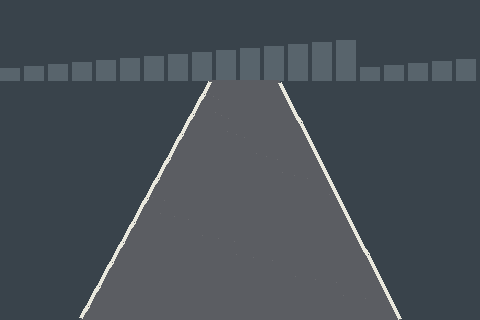
#> input picture Perception/data/city/lane/clear/000.png, 480 x 320 px; the run also reads 2 pictures not shown here
$ jupyter execute --allow-errors Q1_Lane_Detection.ipynb
#> lines starting #> are read from the running program, lines starting #| are printed output that depends on the picture; after the words box and inside, x2 and y2 are one past the last pixel; in counts of white or black regions, pixels touching at a corner belong together
# Perception Question 1 — The Road Disappears

The aim of this task is to estimate the horizontal coordinate of the
lane centre at two image rows:

- Near row: v = 260
- Far row: v = 170

The three supplied sequences are:

1. clear
2. shadow
3. missing

I first build a simple baseline and run it unchanged on all 72 frames.
I then inspect its failures and make one revision to improve its behaviour
while also returning a confidence value.

[cell 1]
import cv2
import numpy as np
import pandas as pd
import matplotlib.pyplot as plt
import os

## A. Looking at the images before coding

Before designing the detector, I inspected one frame from each sequence.

The clear sequence shows two strong bright lane boundaries.

In the shadow sequence, part of one boundary becomes difficult to see
because the road intensity changes strongly.

In the missing sequence, one real boundary disappears while another
bright line inside the road can look like a valid lane boundary.

This means that using only a white-pixel threshold may work on clear
frames but can fail when visual evidence is incomplete or misleading.

[cell 2]
paths = [
    "data/city/lane/clear/000.png",
    "data/city/lane/shadow/008.png",
    "data/city/lane/missing/000.png"
]

titles = ["Clear", "Shadow", "Missing boundary"]

plt.figure(figsize=(15, 5))

for i in range(3):
    img = cv2.imread(paths[i])
#> img is the input picture: shape (320, 480, 3); mean B, G, R 85.8, 78.9, 71.3
    img = cv2.cvtColor(img, cv2.COLOR_BGR2RGB)

    plt.subplot(1, 3, i + 1)
    plt.imshow(img)

    plt.axhline(260, linestyle="--")
    plt.axhline(170, linestyle="--")

    plt.title(titles[i])
    plt.axis("off")

plt.tight_layout()
plt.show()
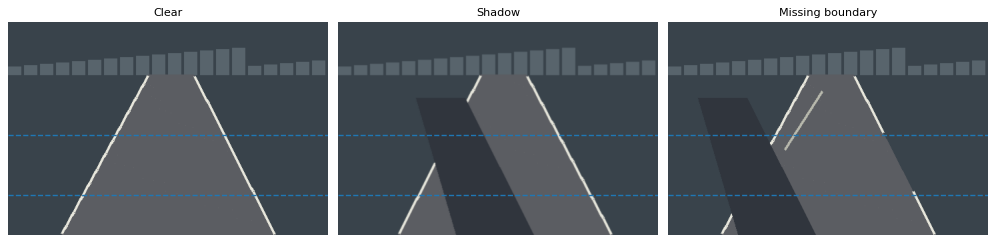
#> figure drawn by matplotlib, 3 panels

## B. Baseline lane-centre detector

I started with a simple brightness-based method.

At each required row, I use a small horizontal strip of 5 pixels instead of a single row. This makes the detector slightly less sensitive to one-pixel variations.

The steps are:

1. Convert the image to grayscale.
2. Look at a small strip around the required row.
3. Keep pixels brighter than a fixed threshold.
4. Group neighbouring bright pixels into candidate lane markings.
5. If two boundaries are available, estimate the lane centre as

\[
u_c = \frac{u_L + u_R}{2}
\]

If fewer than two reliable boundaries are found, the estimate is returned as unknown.

This baseline deliberately uses only local brightness information. It does not yet use previous frames or expected lane width.

[cell 3]
def find_lane_center(gray, y, threshold=180):

    # take a small horizontal strip around the required row
#> called with y = 260, threshold = 180
    strip = gray[y-2:y+3, :]

    # brightness profile along horizontal direction
    profile = np.max(strip, axis=0)
#> profile = 480 values, max 231 at index 109, min 65 at index 0, mean 84.22

    # locations that are bright enough to be lane markings
    bright_x = np.where(profile > threshold)[0]
#> bright_x = [109, 110, 111, 112, 113, 114, 115, 368, 369, 370, 371, 372, 373]

    if len(bright_x) == 0:
        return None, []

    # group neighbouring bright pixels
    groups = []

    start = bright_x[0]
#> start = 109
    previous = bright_x[0]
#> previous = 109

    for x in bright_x[1:]:

        if x == previous + 1:
            previous = x

        else:
            groups.append((start, previous))
            start = x
            previous = x
#> this loop made 12 passes
#> (x, start, previous) on pass 7: (368, 368, 368)
#> after the loop, groups = [(109, 115)]

    groups.append((start, previous))

    # centre position of each detected bright line
    centers = []

    for start, end in groups:

        # ignore very tiny detections
        if end - start + 1 >= 2:

            center = float((start + end) / 2)

            # ignore detections very close to image edges
            if 60 < center < 420:
                centers.append(center)
#> this loop made 2 passes
#> (start, end, center) on passes 1 to 2: (109, 115, 112), (368, 373, 370.5)
#> after the loop, centers = [112, 370.5]

    # baseline requires two boundaries
    if len(centers) < 2:
        return None, centers

    left_boundary = centers[0]
#> left_boundary = 112
    right_boundary = centers[-1]
#> right_boundary = 370.5

    lane_center = (left_boundary + right_boundary) / 2
#> lane_center = 241.2

    return lane_center, centers

[cell 4]
test_paths = [
    "data/city/lane/clear/000.png",
    "data/city/lane/shadow/008.png",
    "data/city/lane/missing/000.png"
]

test_names = ["Clear", "Shadow", "Missing"]

near_y = 260
far_y = 170

for name, path in zip(test_names, test_paths):

    img = cv2.imread(path)
    gray = cv2.cvtColor(img, cv2.COLOR_BGR2GRAY)

    near_center, near_lines = find_lane_center(gray, near_y)
#> near_center = 241.2; near_lines = [112, 370.5]
    far_center, far_lines = find_lane_center(gray, far_y)
#> the loop in find_lane_center (call 2), `for x in bright_x[1:]: ` made 11 passes
#> (x, start, previous) on pass 6: (322, 322, 322)
#> the loop in find_lane_center (call 2), `for start, end in groups:` made 2 passes
#> (start, end, center) on passes 1 to 2: (159, 164, 161.5), (322, 327, 324.5)
#> far_center = 243; far_lines = [161.5, 324.5]

    print(name)
    print("Near detected lines:", near_lines)
#| Near detected lines: [112.0, 370.5]
    print("Near centre:", near_center)
#| Near centre: 241.25

    print("Far detected lines:", far_lines)
#| Far detected lines: [161.5, 324.5]
    print("Far centre:", far_center)
#| Far centre: 243.0

    print()

### Initial observations

The baseline works well on the clear frame because both road boundaries are bright and visible.

In the shadow frame, the near-row estimate is still available, but one boundary disappears at the far row. Since the baseline requires two boundaries, it returns `unknown`.

The missing-boundary frame shows a more serious failure. At the far row, the detector finds the real left boundary and a bright seam inside the road. It treats the seam as the second road boundary and therefore produces an incorrect lane-centre estimate.

This shows an important difference between two failure modes:

- returning `unknown` when evidence is insufficient;
- returning a confident-looking but incorrect value because the wrong visual feature was selected.

The second case is more dangerous for a controller because the numerical output appears valid.

## C. Running the baseline on all 72 frames

The same baseline is now applied without changing its threshold or logic to all 24 frames in each of the three sequences:

- clear
- shadow
- missing

For every frame, I store the near-row and far-row lane-centre estimates.

A missing value means that the detector did not find enough evidence to estimate the centre.

[cell 5]
sequences = ["clear", "shadow", "missing"]

results = []

os.makedirs("outputs/q1", exist_ok=True)

for sequence in sequences:

    folder = "data/city/lane/" + sequence
    files = sorted(os.listdir(folder))

    for file in files:

        if not file.endswith(".png"):
            continue

        path = folder + "/" + file

        img = cv2.imread(path)
        gray = cv2.cvtColor(img, cv2.COLOR_BGR2GRAY)

        near_center, near_lines = find_lane_center(gray, near_y)
#> near_center = 241.2; near_lines = [112, 370.5]
        far_center, far_lines = find_lane_center(gray, far_y)
#> far_center = 243; far_lines = [161.5, 324.5]

        results.append({
            "sequence": sequence,
            "frame": file,
            "near_center": near_center,
            "far_center": far_center,
            "near_lines_found": len(near_lines),
            "far_lines_found": len(far_lines)
        })


baseline_df = pd.DataFrame(results)

baseline_df

[cell 6]
print("Total frames:", len(baseline_df))

baseline_df.to_csv(
    "outputs/q1/baseline_predictions.csv",
    index=False
)

print("Baseline predictions saved.")

[cell 7]
summary = []

for sequence in sequences:

    temp = baseline_df[baseline_df["sequence"] == sequence]

    near_unknown = temp["near_center"].isna().sum()
    far_unknown = temp["far_center"].isna().sum()

    summary.append({
        "sequence": sequence,
        "frames": len(temp),
        "near_unknown": near_unknown,
        "far_unknown": far_unknown
    })

unknown_summary = pd.DataFrame(summary)

unknown_summary

### Baseline coverage

The clear sequence produced estimates for most/all of the required rows.

The difficult sequences produced more unknown outputs, especially where a boundary became weak or disappeared.

However, unknown rate alone is not enough to judge the method. A detector can also return a numerical value based on the wrong line, as seen in the missing-boundary example. Therefore the predictions must also be compared with the provided reference values after the predictions have been fixed.

## D. Inspecting the visual evidence

To understand why the baseline succeeds or fails, I compare one clear frame with one difficult frame from the missing-boundary sequence.

The clear frame contains two strong lane boundaries. In the difficult frame, one real boundary is missing and a bright seam inside the road can be mistaken for the second boundary.

The following panel shows:
- the original image,
- the bright-pixel evidence used by the baseline,
- and the lane-centre estimate produced from that evidence.

[cell 8]
def get_bright_mask(img, threshold=180):

    gray = cv2.cvtColor(img, cv2.COLOR_BGR2GRAY)

    mask = np.zeros_like(gray)

    mask[gray > threshold] = 255

    return mask


compare_paths = [
    "data/city/lane/clear/000.png",
    "data/city/lane/missing/000.png"
]

compare_names = [
    "Clear frame",
    "Missing-boundary frame"
]

plt.figure(figsize=(14, 10))

for i in range(2):

    img = cv2.imread(compare_paths[i])
    gray = cv2.cvtColor(img, cv2.COLOR_BGR2GRAY)
    img_rgb = cv2.cvtColor(img, cv2.COLOR_BGR2RGB)

    mask = get_bright_mask(img)
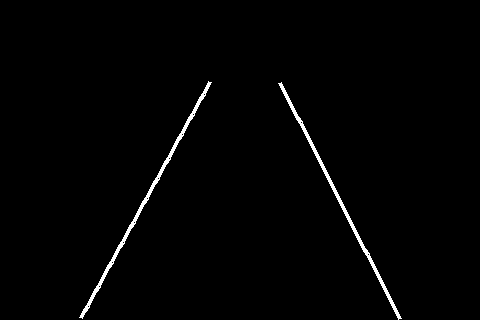
#> mask: shape (320, 480); 1.3% white; 2 white regions, box (x1, y1, x2, y2) and area: (79, 81, 212, 319) 1001, (278, 82, 402, 320) 956

    near_center, near_lines = find_lane_center(gray, near_y)
#> (the rest of the program and of its run is left out)
